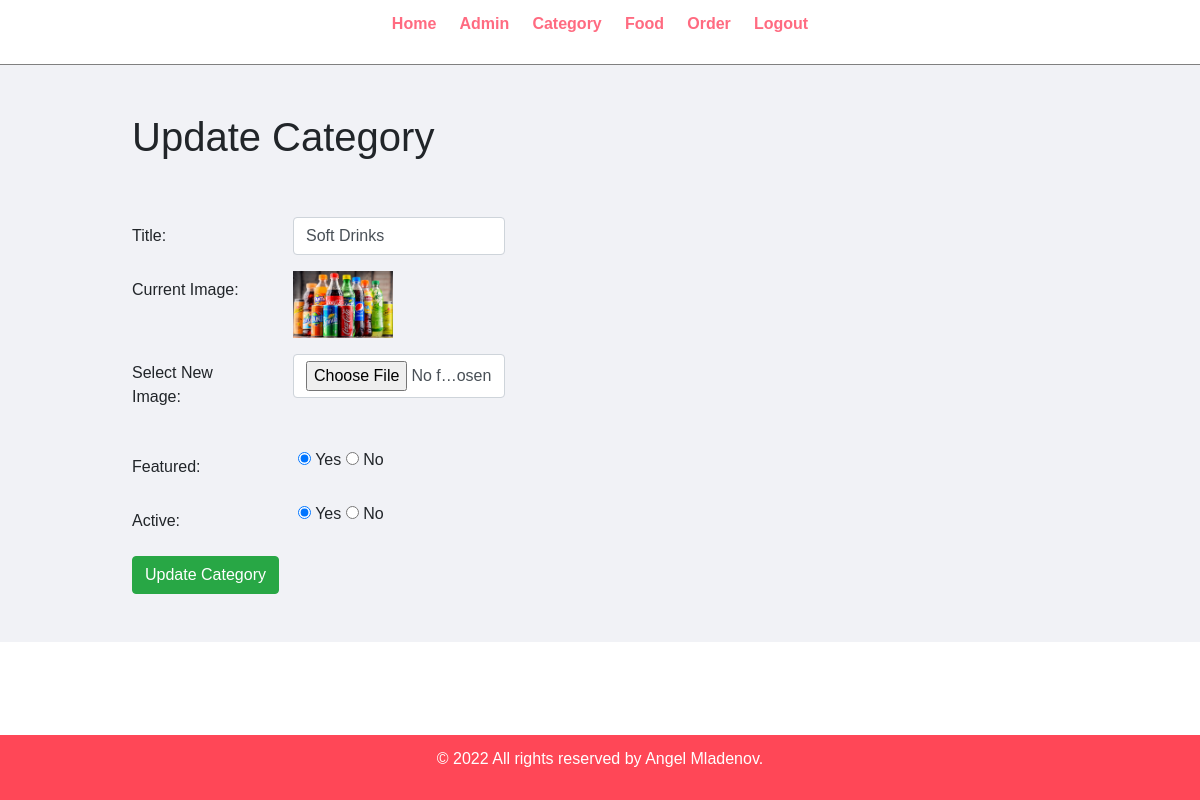
Page /admin/update-category.php?id=1 (signed in) on the committed database.
### tables this page shows
CREATE TABLE IF NOT EXISTS `tbl_category` (
  `id` int(10) UNSIGNED NOT NULL AUTO_INCREMENT,
  `title` varchar(100) NOT NULL,
  `image_name` varchar(255) NOT NULL,
  `featured` varchar(10) NOT NULL COMMENT 'This is for displaying on home page or not.',
  `active` varchar(10) NOT NULL COMMENT 'This is for active or not active food for ordering.',
  PRIMARY KEY (`id`)
);

### admin/update-category.php (the view, shortened to what this page needs)
<?php
    include ('partials/menu.php');
?>
<div class="main-content">
    <div class="wrapper">
        <h1>Update Category</h1>
        <br><br>
        <?php
        if (isset($_GET['id'])) {
            $id = $_GET['id'];
            $sql = "SELECT * FROM tbl_category WHERE id=$id";
            $res = mysqli_query($conn, $sql);
            $count = mysqli_num_rows($res);
            if ($count == 1){
                $row = mysqli_fetch_assoc($res);
                $title = $row['title'];
                $current_image = $row['image_name'];
                $featured = $row['featured'];
                $active = $row['active'];
            }else{
                $_SESSION['no-category-found'] = "<div class='error'>Category Not Found.</div>";
                header('location:'.SITEURL.'admin/manage-category.php');
            }
        }else{
            header('location:'.SITEURL.'admin/manage-category.php');
        }
        ?>
        <form action="" method="POST" enctype="multipart/form-data">
            <div class="form-group row">
                <label for="title" class="col-sm-2 col-form-label">Title:</label>
                <div class="col-sm-3">
                    <input required type="text" name="title" class="form-control" id="title" value="<?php echo $title;?>">
                </div>
            </div>
            <div class="form-group row">
                <label for="current_image" class="col-sm-2 col-form-label mb-3 ">Current Image:</label>
                <div class="col-sm-3" id="current_image">
                        <?php
                        if ($current_image != "") {
                            ?>
                            <img src="<?php echo SITEURL;?>images/category/<?php echo $current_image;?>" width="100px" >
                            <?php
                        }else{
                            echo "<div class='error'>Image Not Added.</div>";
                        }
                        ?>
                </div>
            </div>
            <div class="form-group row">
                <label class="col-sm-2 col-form-label mb-3 " for="customFile">Select New Image:</label>
                <div class="col-sm-3">
                    <input type="file" name="image" class="form-control" id="customFile" />
                </div>
            </div>
            <div class="form-group row">
                <label for="radio" class="col-sm-2 col-form-label">Featured:</label>
                <div class="form-check">
                    <input id="radio" <?php if($featured=="Yes"){echo "checked";} ?> type="radio" name="featured" value="Yes"> Yes
                    <input id="radio"<?php if($featured=="No"){echo "checked";} ?> type="radio" name="featured" value="No"> No
                </div>
            </div>
            <div class="form-group row">
                <label class="col-sm-2 col-form-label">Active:</label>
                <div class="form-check">
                    <input <?php if($active=="Yes"){echo "checked";} ?> type="radio" name="active" value="Yes"> Yes
                    <input <?php if($active=="No"){echo "checked";} ?> type="radio" name="active" value="No"> No
                </div>
            </div>
            <input type="submit" name="submit" value="Update Category" class="btn btn-success">
        </form>
    </div>
</div>
<?php
include ('partials/footer.php');
?>

### css/admin.css (style rules this page uses)
* { margin: 0; padding: 0; font-family: Arial, Helvetica, sans-serif; }
.wrapper { padding: 1%; width: 80%; margin: 0 auto; }
.main-content { background-color: #f1f2f6; padding: 3% 0; }

### rows in the picture
tbl_category: title "Soft Drinks", image_name (picture), featured "☑ Featured:", active "☑"
